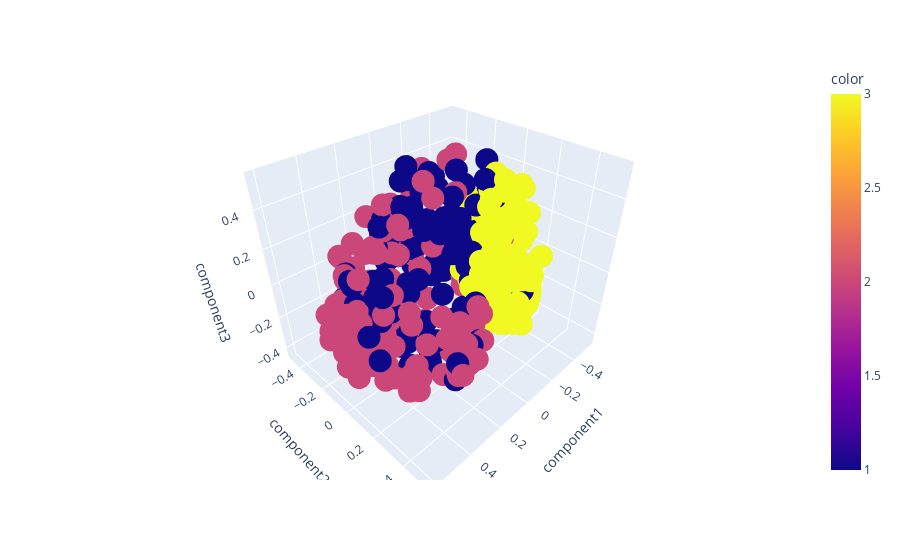

Write notebook code for a chart like this one.
### Code cell
fig = px.scatter_3d(iqms_kpca, x="component1", y="component2", z="component3", color=scores["condition"])
fig.show()

### Figure 1 — Plotly figure (JSON) as saved in the notebook; plotly's stock layout.template omitted (floating-point values rounded to 4 significant figures; data arrays with more than 128 entries replaced by an {"elided": "..."} marker saying what was removed)
{"data": [{"hovertemplate": "component1=%{x}<br>component2=%{y}<br>component3=%{z}<br>color=%{marker.color}<extra></extra>", "legendgroup": "", "marker": {"color": {"elided": "436 int values"}, "coloraxis": "coloraxis", "symbol": "circle"}, "mode": "markers", "name": "", "scene": "scene", "showlegend": false, "type": "scatter3d", "x": {"elided": "436 float values"}, "y": {"elided": "436 float values"}, "z": {"elided": "436 float values"}}], "layout": {"coloraxis": {"colorbar": {"title": {"text": "color"}}, "colorscale": [[0, "#0d0887"], [0.1111, "#46039f"], [0.2222, "#7201a8"], [0.3333, "#9c179e"], [0.4444, "#bd3786"], [0.5556, "#d8576b"], [0.6667, "#ed7953"], [0.7778, "#fb9f3a"], [0.8889, "#fdca26"], [1, "#f0f921"]]}, "legend": {"tracegroupgap": 0}, "margin": {"t": 60}, "scene": {"domain": {"x": [0, 1], "y": [0, 1]}, "xaxis": {"title": {"text": "component1"}}, "yaxis": {"title": {"text": "component2"}}, "zaxis": {"title": {"text": "component3"}}}}}
